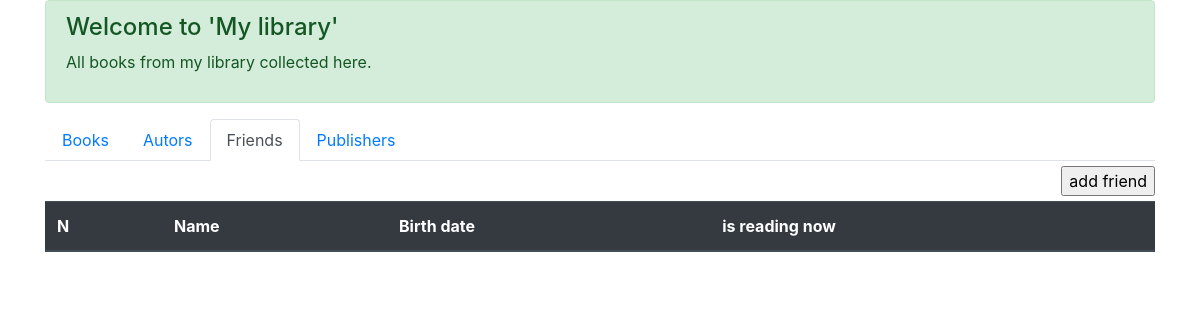
The page /friend/ on the database as committed earlier.
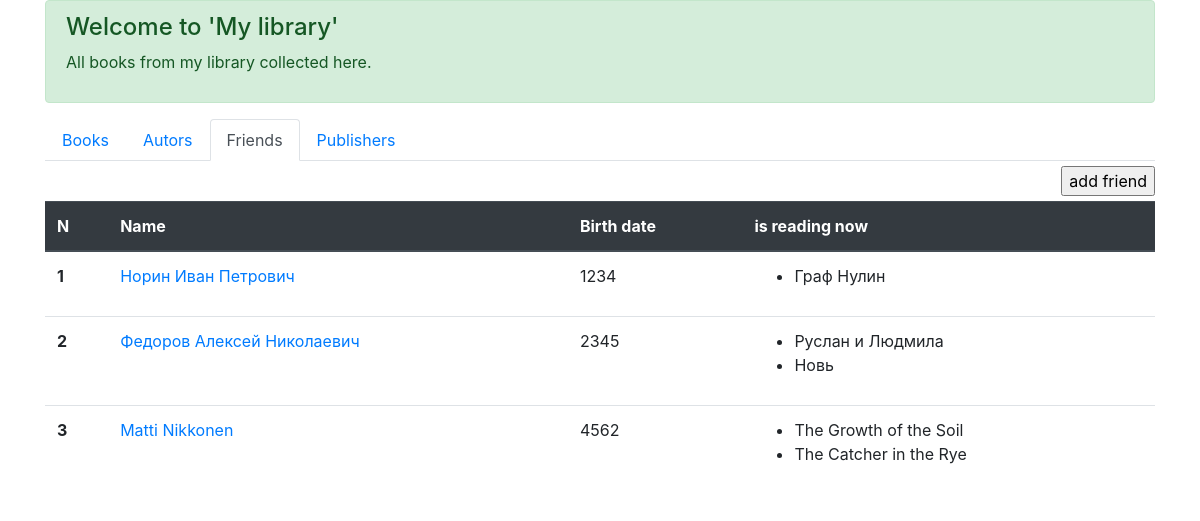
The same page on the database as committed later.
### p_library/models.py (models this page shows, shortened)
class Friend(models.Model):
    full_name = models.TextField(verbose_name='Full name')
    birth_year = models.SmallIntegerField(verbose_name='Birth_year')

class Book(models.Model):
    ISBN = models.CharField(verbose_name='International standard of the "books number"', max_length=13)
    title = models.TextField(verbose_name='Book title')
    description = models.TextField(verbose_name='Description')
    year_release = models.SmallIntegerField(verbose_name='Year release')
    copy_count = models.SmallIntegerField(verbose_name='Copy count', default=1)
    price= models.DecimalField(verbose_name='Price', max_digits=6, decimal_places=2, default=0)
    publisher = models.ForeignKey('p_library.Publisher', null=True, blank=True, verbose_name='Publishing house',
                                         on_delete=models.CASCADE, related_name='book_publisher')
    author = models.ForeignKey('p_library.Author', verbose_name='Author', on_delete=models.CASCADE,
                               related_name='book_author')
    reader = models.ForeignKey('p_library.Friend', null=True, blank=True, verbose_name='Reader',
                                     on_delete=models.CASCADE, related_name='book_reader')

### p_library/views.py (the view)
# urls.py: path('friend/', FriendList.as_view(), name='friend_list'),
class FriendList(ListView):
    model = Friend
    template_name = 'friend_list.html'

### p_library/templates/friend_list.html (shortened to what this page needs)
<!DOCTYPE html>
<html lang="en">
    <head>
        <link rel="stylesheet"
              href="https://stackpath.bootstrapcdn.com/bootstrap/4.5.0/css/bootstrap.min.css"
>
    </head>
    <body>
        <div class="container">
            <div class="alert alert-success" role="alert">
                    <h4 class="alert-heading">Welcome to 'My library'</h4>
                    <p>All books from my library collected here.</p>
            </div>
            <ul class="nav nav-tabs">
                <li class="nav-item">
                    <a class="nav-link" href="/">Books</a>
                </li>
                <li class="nav-item">
                    <a class="nav-link" href="/author/">Autors</a>
                </li>
                <li class="nav-item">
                    <a class="nav-link active" href="/friend/">Friends</a>
                </li>
                <li class="nav-item">
                    <a class="nav-link" href="/publishers/">Publishers</a>
                </li>
            </ul>
            <form action="create/" style="margin: 5px 0; text-align: right">
                <input type="submit" value="add friend">
            </form>
            <table class="table" style="margin-top: 5px">
                <thead class="thead-dark">
                    <tr>
                        <th scope="col">N</th>
                        <th scope="col">Name</th>
                        <th scope="col">Birth date</th>
                        <th scope="col">is reading now</th>
                    </tr>
                </thead>
                <tbody>
                    {% for friend in object_list %}
                    <tr>
                        <th scope="row">{{ forloop.counter }}</th>
                        <td><a href="{{friend.id}}/">{{ friend.full_name }}</a></td>
                        <td>{{ friend.birth_year }}</td>
                        <td>
                            <ul>
                                {% for book in friend.book_reader.all %}
                                    <li>{{ book.title }}</li>
                                {% endfor %}
                            </ul>
                        </td>
                    </tr>
                    {% endfor %}
                </tbody>
            </table>
        </div>
    </body>
</html>

Rows that differ between the two databases and show on the page:
added Friend: full_name "Норин Иван Петрович", birth_year "1234"
now on this page (row edited): Book: title "Граф Нулин", shown under "Норин Иван Петрович"
added Friend: full_name "Федоров Алексей Николаевич", birth_year "2345"
now on this page (row edited): Book: title "Руслан и Людмила", shown under "Федоров Алексей Николаевич"
now on this page (row edited): Book: title "Новь", shown under "Федоров Алексей Николаевич"
added Friend: full_name "Matti Nikkonen", birth_year "4562"
now on this page (row edited): Book: title "The Growth of the Soil", shown under "Matti Nikkonen"
now on this page (row edited): Book: title "The Catcher in the Rye", shown under "Matti Nikkonen"
